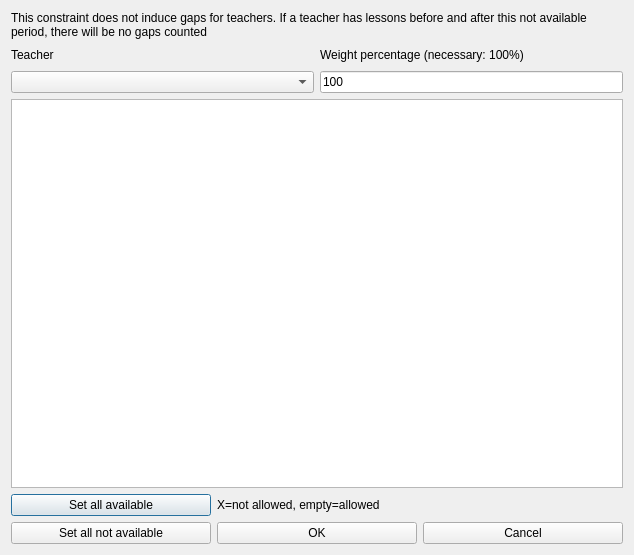
<?xml version="1.0" encoding="UTF-8"?>
<ui version="4.0">
 <class>ModifyConstraintTeacherNotAvailableTimesForm_template</class>
 <widget class="QDialog" name="ModifyConstraintTeacherNotAvailableTimesForm_template">
  <property name="geometry">
   <rect>
    <x>0</x>
    <y>0</y>
    <width>634</width>
    <height>555</height>
   </rect>
  </property>
  <property name="windowTitle">
   <string extracomment="This is the title of the dialog to modify a constraint of this type">Modify teacher not available times</string>
  </property>
  <layout class="QGridLayout" name="gridLayout_2">
   <item row="0" column="0" colspan="2">
    <widget class="QLabel" name="textLabel1">
     <property name="sizePolicy">
      <sizepolicy hsizetype="Minimum" vsizetype="Minimum">
       <horstretch>0</horstretch>
       <verstretch>0</verstretch>
      </sizepolicy>
     </property>
     <property name="text">
      <string>This constraint does not induce gaps for teachers. If a teacher has lessons before and after this not available period, there will be no gaps counted</string>
     </property>
     <property name="wordWrap">
      <bool>true</bool>
     </property>
    </widget>
   </item>
   <item row="1" column="0">
    <layout class="QGridLayout" name="teacherGridLayout">
     <item row="1" column="0" colspan="2">
      <widget class="QComboBox" name="teachersComboBox">
       <property name="editable">
        <bool>false</bool>
       </property>
       <property name="insertPolicy">
        <enum>QComboBox::NoInsert</enum>
       </property>
       <property name="duplicatesEnabled">
        <bool>false</bool>
       </property>
      </widget>
     </item>
     <item row="0" column="1">
      <spacer name="spacer4">
       <property name="orientation">
        <enum>Qt::Horizontal</enum>
       </property>
       <property name="sizeType">
        <enum>QSizePolicy::Expanding</enum>
       </property>
       <property name="sizeHint" stdset="0">
        <size>
         <width>131</width>
         <height>20</height>
        </size>
       </property>
      </spacer>
     </item>
     <item row="0" column="0">
      <widget class="QLabel" name="teacherTextLabel">
       <property name="frameShape">
        <enum>QFrame::NoFrame</enum>
       </property>
       <property name="frameShadow">
        <enum>QFrame::Plain</enum>
       </property>
       <property name="text">
        <string>Teacher</string>
       </property>
       <property name="wordWrap">
        <bool>false</bool>
       </property>
      </widget>
     </item>
    </layout>
   </item>
   <item row="1" column="1">
    <layout class="QVBoxLayout" name="weightBoxLayout">
     <item>
      <widget class="QLabel" name="weightTextLabel">
       <property name="frameShape">
        <enum>QFrame::NoFrame</enum>
       </property>
       <property name="frameShadow">
        <enum>QFrame::Plain</enum>
       </property>
       <property name="text">
        <string>Weight percentage (necessary: 100%)</string>
       </property>
       <property name="wordWrap">
        <bool>false</bool>
       </property>
      </widget>
     </item>
     <item>
      <widget class="QLineEdit" name="weightLineEdit">
       <property name="text">
        <string notr="true">100</string>
       </property>
      </widget>
     </item>
    </layout>
   </item>
   <item row="2" column="0" colspan="2">
    <widget class="QTableWidget" name="notAllowedTimesTable"/>
   </item>
   <item row="3" column="0" colspan="2">
    <layout class="QGridLayout" name="buttonsGridLayout">
     <item row="0" column="0">
      <widget class="QPushButton" name="setAllAvailablePushButton">
       <property name="text">
        <string comment="It refers to time slots">Set all available</string>
       </property>
      </widget>
     </item>
     <item row="0" column="1" colspan="2">
      <widget class="QLabel" name="label">
       <property name="text">
        <string extracomment="This is an explanation in a dialog for a constraint. It says that symbol X means that this slot is not allowed, and an empty cell means that the slot is allowed">X=not allowed, empty=allowed</string>
       </property>
      </widget>
     </item>
     <item row="1" column="0">
      <widget class="QPushButton" name="setAllNotAvailablePushButton">
       <property name="text">
        <string comment="It refers to time slots">Set all not available</string>
       </property>
      </widget>
     </item>
     <item row="1" column="1">
      <widget class="QPushButton" name="okPushButton">
       <property name="text">
        <string>OK</string>
       </property>
      </widget>
     </item>
     <item row="1" column="2">
      <widget class="QPushButton" name="cancelPushButton">
       <property name="text">
        <string>Cancel</string>
       </property>
      </widget>
     </item>
    </layout>
   </item>
  </layout>
 </widget>
 <layoutdefault spacing="6" margin="11"/>
 <resources/>
 <connections/>
</ui>
